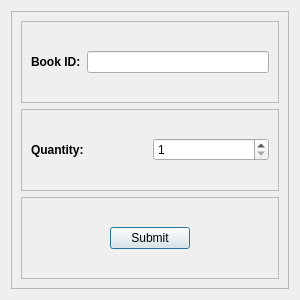
<?xml version="1.0" encoding="UTF-8"?>
<ui version="4.0">
 <class>PurchaseDialog</class>
 <widget class="QDialog" name="PurchaseDialog">
  <property name="geometry">
   <rect>
    <x>0</x>
    <y>0</y>
    <width>300</width>
    <height>300</height>
   </rect>
  </property>
  <property name="minimumSize">
   <size>
    <width>300</width>
    <height>300</height>
   </size>
  </property>
  <property name="maximumSize">
   <size>
    <width>300</width>
    <height>300</height>
   </size>
  </property>
  <property name="windowTitle">
   <string>Purchase</string>
  </property>
  <layout class="QGridLayout" name="gridLayout">
   <item row="2" column="0">
    <widget class="QFrame" name="back_frame">
     <property name="frameShape">
      <enum>QFrame::StyledPanel</enum>
     </property>
     <property name="frameShadow">
      <enum>QFrame::Raised</enum>
     </property>
     <layout class="QGridLayout" name="gridLayout_2">
      <item row="0" column="0">
       <widget class="QFrame" name="book_id_frame">
        <property name="frameShape">
         <enum>QFrame::StyledPanel</enum>
        </property>
        <property name="frameShadow">
         <enum>QFrame::Raised</enum>
        </property>
        <layout class="QHBoxLayout" name="horizontalLayout">
         <item>
          <widget class="QLabel" name="book_id_Label">
           <property name="font">
            <font>
             <weight>75</weight>
             <bold>true</bold>
            </font>
           </property>
           <property name="text">
            <string>Book ID:</string>
           </property>
          </widget>
         </item>
         <item>
          <widget class="QLineEdit" name="book_id_LE"/>
         </item>
        </layout>
       </widget>
      </item>
      <item row="1" column="0">
       <widget class="QFrame" name="quantity_frame">
        <property name="frameShape">
         <enum>QFrame::StyledPanel</enum>
        </property>
        <property name="frameShadow">
         <enum>QFrame::Raised</enum>
        </property>
        <layout class="QHBoxLayout" name="horizontalLayout_2">
         <item>
          <widget class="QLabel" name="quantity_Label">
           <property name="font">
            <font>
             <weight>75</weight>
             <bold>true</bold>
            </font>
           </property>
           <property name="text">
            <string>Quantity:</string>
           </property>
          </widget>
         </item>
         <item>
          <widget class="QSpinBox" name="quantity_SB">
           <property name="minimum">
            <number>1</number>
           </property>
           <property name="maximum">
            <number>990</number>
           </property>
          </widget>
         </item>
        </layout>
       </widget>
      </item>
      <item row="2" column="0">
       <widget class="QFrame" name="submit_frame">
        <property name="frameShape">
         <enum>QFrame::StyledPanel</enum>
        </property>
        <property name="frameShadow">
         <enum>QFrame::Raised</enum>
        </property>
        <layout class="QGridLayout" name="gridLayout_3">
         <item row="0" column="0">
          <spacer name="horizontalSpacer">
           <property name="orientation">
            <enum>Qt::Horizontal</enum>
           </property>
           <property name="sizeHint" stdset="0">
            <size>
             <width>40</width>
             <height>20</height>
            </size>
           </property>
          </spacer>
         </item>
         <item row="0" column="1">
          <widget class="QPushButton" name="submit_Btn">
           <property name="text">
            <string>Submit</string>
           </property>
          </widget>
         </item>
         <item row="0" column="2">
          <spacer name="horizontalSpacer_2">
           <property name="orientation">
            <enum>Qt::Horizontal</enum>
           </property>
           <property name="sizeHint" stdset="0">
            <size>
             <width>40</width>
             <height>20</height>
            </size>
           </property>
          </spacer>
         </item>
        </layout>
       </widget>
      </item>
     </layout>
    </widget>
   </item>
  </layout>
 </widget>
 <resources/>
 <connections/>
</ui>
